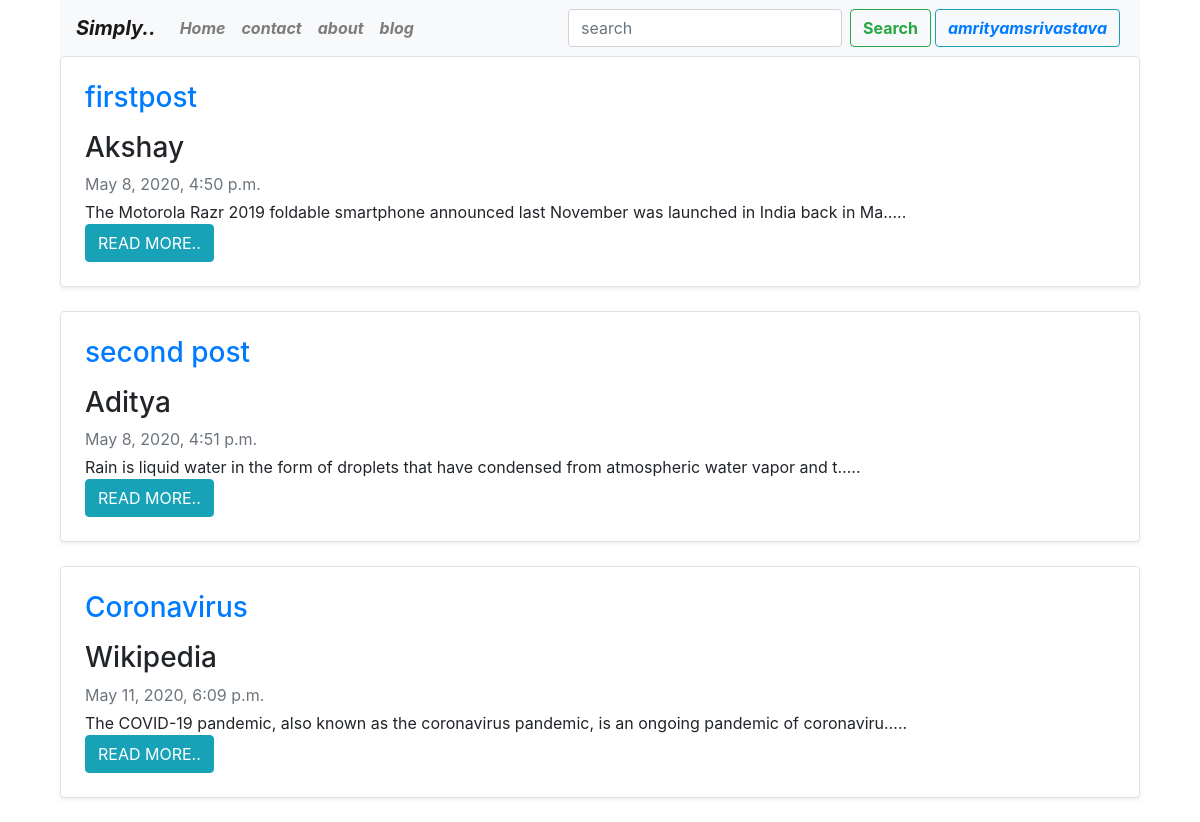
Page /blog/ (signed in) on the committed database.
### blog/models.py (models this page shows)
class Post(models.Model):
    blog_id=models.AutoField(primary_key=True)
    title=models.CharField(max_length=70)
    author=models.CharField(max_length=50)
    content = models.CharField(max_length=2000)
    slug = models.CharField(max_length=50)
    timestamp = models.DateTimeField(blank=True)
    def __str__(self):
         return self.title

### blog/views.py (the view)
# urls.py: path('', views.blog, name="blog"),
def blog(request):
    allpost = Post.objects.all()
    print(allpost)
    context = {'allpost':allpost}
    return render(request,'blog/blog.html',context)

### Templates/blog/blog.html (shortened to what this page needs)
{% extends 'base.html' %}
{% block body %}
<div class="container" >
    {% for p in allpost %}
<div class="col-md-12">
      <div class="row no-gutters border rounded overflow-hidden flex-md-row mb-4 shadow-sm h-md-250 position-relative">
        <div class="col p-4 d-flex flex-column position-static">
            <strong class="d-inline-block mb-2 text-primary"><h3>{{p.title}}</h3></strong>
          <h3 class="mb-2">{{p.author}}</h3>
          <div class="mb-1 text-muted">{{p.timestamp}}</div>
          <p class="card-text mb-auto">{{p.content|truncatechars:100 }}..</p>
            <a href="{{p.slug}}" class="stretched-link"><button type="button" class="btn btn-info">READ MORE..</button></a>
        </div>
      </div>
    </div>
 {% endfor %}
</div>
{% endblock %}

### Templates/base.html (shortened to what this page needs)
<!doctype html>
<html lang="en">
  <head>
    <div class="container" >
    <div class="col-md-12">
    <nav class="navbar navbar-expand-lg navbar-light bg-light">
  <a class="navbar-brand" href="\"><i><b>Simply..</b></i> </a>
  <div class="collapse navbar-collapse" id="navbarSupportedContent">
    <ul class="navbar-nav mr-auto">
      <li class="nav-item">
        <a class="nav-link" href="/"><i><b>Home</b></i> <span class="sr-only">(current)</span></a>
      </li>
     <li class="nav-item">
        <a class="nav-link" href="\contacts"><b> </b><i><b>contact</b></i> <span class="sr-only">(current)</span></a>
      </li>
      <li class="nav-item">
        <a class="nav-link" href="\about"><b> </b><i><b>about</b></i> <span class="sr-only">(current)</span></a>
      </li>
       <li class="nav-item">
        <a class="nav-link" href="\blog"><b> </b><i><b>blog</b></i> <span class="sr-only">(current)</span></a>
      </li>
    </ul>
    <form method="GET" action="search" class="form-inline my-2 my-lg-0" >
      <input class="form-control mr-sm-2" type="search" placeholder="search" aria-label="Search" name="query" id="query" >
      <button class="btn btn-outline-success my-2 my-sm-0" type="submit"><b>Search</b></button>
    </form>
      {% if user.is_authenticated %}
      <button class="btn btn-outline-info my-2 mx-1 my-sm-0" type="submit"> <a href="\Logout"> <b><i>{{request.user}}</i></b></a></button>
      {% endif %}
</div>
</nav>
    </div></div>
    <link rel="stylesheet" href="https://stackpath.bootstrapcdn.com/bootstrap/4.4.1/css/bootstrap.min.css">
  </head>
  <body>
  {% block body %} {% endblock %}
  </body>
</html>

### rows in the picture
Post: title "firstpost", author "Akshay", timestamp "May 8, 2020, 4:50 p.m.", content "The Motorola Razr 2019 foldable smartphone announced last November was launched in India back in Ma…"
Post: title "second post", author "Aditya", timestamp "May 8, 2020, 4:51 p.m.", content "Rain is liquid water in the form of droplets that have condensed from atmospheric water vapor and t…"
Post: title "Coronavirus", author "Wikipedia", timestamp "May 11, 2020, 6:09 p.m.", content "The COVID-19 pandemic, also known as the coronavirus pandemic, is an ongoing pandemic of coronaviru…"

### other values in the picture
{{ request.user }} "amrityamsrivastava"
